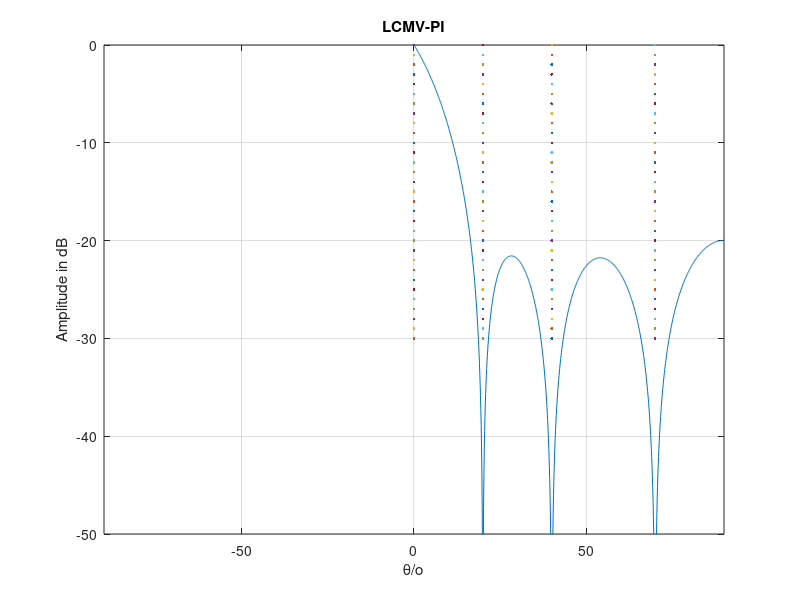

Here is the MATLAB script that generated this plot:
%%%LCMV%%%%%%%%
clc;clear all;close all;
j=sqrt(-1);
N=4;                               
d_lamda=0.5;                  
theta=0:0.1:90;            
theta1=0;                      
theta2=20;                          
theta3=40;                        
theta_jam=70;                  
L=512;                              
%%%%%%%%%%%%%%%%%%%%%%%%%


for k=1:L;
    a1=0.0000001*randn(1);
    
    a2=0.127*randn(1);
    
    a3=0.127*randn(1);
    
    
    ajam=0.127*randn(1);
    
    an=1;
    s(:,k)=a1*exp(j*2*pi*d_lamda*sin(theta1*pi/180)*[0:N-1]')+...
            +a2*exp(j*2*pi*d_lamda*sin(theta2*pi/180)*[0:N-1]')+...
            +a3*exp(j*2*pi*d_lamda*sin(theta3*pi/180)*[0:N-1]');
    jam(:,k)=ajam*exp(j*2*pi*d_lamda*sin(theta_jam*pi/180)*[0:N-1]');
    n(:,k)=an*randn(N,1);
end
%%%%%%%%%%%%%%%%%%%%%%%%%


x=s+jam;
Rx=x*x'/L;                           
R=inv(Rx);                           
C=[1,0,0,0]';

Wopt=R*C/(C'*R*C);
%%%%%%%%%%%%%%%%%%%%%%%%%


for m=1:length(theta);
    a=exp(j*2*pi*d_lamda*sin(theta(m)*pi/180)*[0:N-1]');
    y(m)=Wopt'*a;
 
end
%%%%%%%%%%%%%%%%%%%%%%%%%
Y=20*log10(abs(y)/max(abs(y)));


plot(theta,Y);hold on;grid on;
axis([-90 90 -50 0]);
plot(theta1,-30:0,'.');
plot(theta2,-30:0,'.');
plot(theta3,-30:0,'.');
plot(theta_jam,-30:0,'.');
xlabel('\theta/o');
ylabel('Amplitude in dB');
title('LCMV-PI');